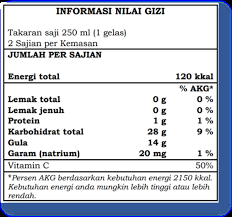
#> input picture test_files/test_gizi_3.png, 232 x 217 px
$ python -i app_text.py   (imports and definitions only)
#> lines starting #> are read from the running program, lines starting #| are printed output that depends on the picture; after the words box and inside, x2 and y2 are one past the last pixel; in counts of white or black regions, pixels touching at a corner belong together
from paddleocr import PaddleOCR
from pathlib import Path
import json
import csv
import re
import cv2
import numpy as np

# ---------------------------------------------------------------------------
# OCR setup
# ---------------------------------------------------------------------------
# [7 lines that did not run here, left out]


def preprocess_for_ocr(image_path: Path, output_dir: Path) -> Path:
    """Preprocess input image to improve OCR detection/recognition quality."""
    image = cv2.imread(str(image_path))
#> image is the input picture: shape (217, 232, 3); mean B, G, R 216.8, 206, 201.1
    if image is None:
        raise FileNotFoundError(f"Cannot read image: {image_path}")

    # Upscale small images so thin characters become easier to detect.
    h, w = image.shape[:2]
#> h = 217; w = 232
    scale = 1.8 if max(h, w) < 1400 else 1.25
#> scale = 1.8
    resized = cv2.resize(
        image,
        (int(w * scale), int(h * scale)),
        interpolation=cv2.INTER_CUBIC,
    )
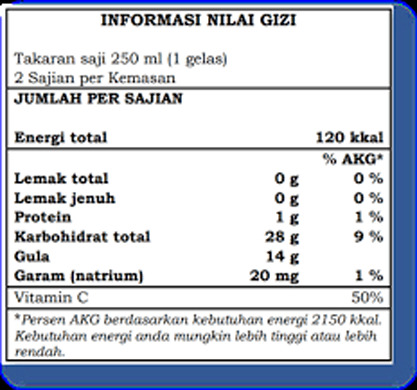
#> resized: shape (390, 417, 3); mean B, G, R 216, 205.3, 200.4

    gray = cv2.cvtColor(resized, cv2.COLOR_BGR2GRAY)

    # Preserve edges while reducing camera/compression noise.
    denoised = cv2.bilateralFilter(gray, d=7, sigmaColor=50, sigmaSpace=50)
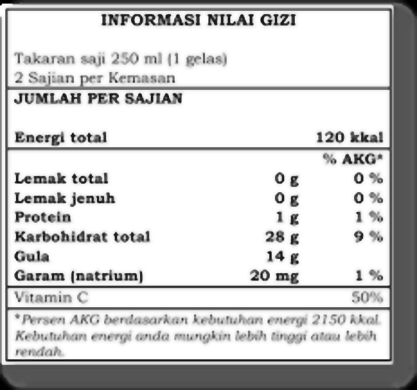
#> denoised: shape (390, 417); min 0, max 255, mean 205.8

    # Boost local contrast to make faded print more legible.
    clahe = cv2.createCLAHE(clipLimit=2.5, tileGridSize=(8, 8))
    contrast = clahe.apply(denoised)

    # Adaptive threshold works better than global threshold for uneven lighting.
    binarized = cv2.adaptiveThreshold(
        contrast,
        255,
        cv2.ADAPTIVE_THRESH_GAUSSIAN_C,
        cv2.THRESH_BINARY,
        31,
        11,
    )
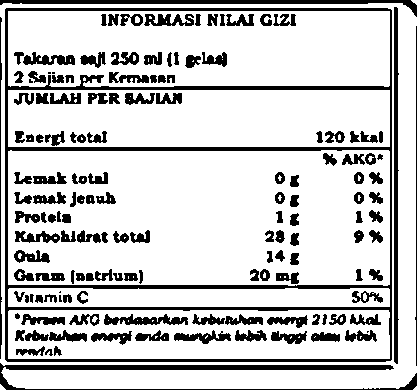
#> binarized: shape (390, 417); 79.5% white; 150 black regions (6 under 20 px), largest, box (x1, y1, x2, y2) and area: (5, 8, 392, 362) 9655, (0, 363, 417, 390) 2613, (0, 0, 417, 17) 1685

    # Light morphology to connect broken character strokes.
    kernel = np.ones((2, 2), np.uint8)
    processed = cv2.morphologyEx(binarized, cv2.MORPH_CLOSE, kernel, iterations=1)
#> processed: shape (390, 417); 79.7% white; 183 black regions (9 under 20 px), largest, box (x1, y1, x2, y2) and area: (6, 9, 393, 363) 9653, (0, 0, 417, 17) 2090, (6, 366, 394, 371) 1927

    preprocessed_path = output_dir / f"{image_path.stem}_preprocessed.png"
    cv2.imwrite(str(preprocessed_path), processed)
    return preprocessed_path

BASE_DIR = Path(__file__).resolve().parents[1]
input_image = BASE_DIR / "test_files" / "test_gizi_3.png"
output_dir = BASE_DIR / "output"
# [1 line not run here, left out]
preprocessed_image = preprocess_for_ocr(input_image, output_dir)


def run_ocr_extract_nutrition(source_image: Path, output_dir: Path):
    """Run OCR for one source image and return extracted nutrition + diagnostics."""
    output = list(ocr.predict(str(source_image)))

    all_nutrition = []
    all_scores = []

    for res in output:
        res.save_to_json(str(output_dir))

        rec_texts = []
        rec_scores = []
        rec_polys = []

        result_data = getattr(res, "res", None)
        if isinstance(result_data, dict):
            rec_texts = result_data.get("rec_texts", [])
            rec_scores = result_data.get("rec_scores", [])
            rec_polys = result_data.get("rec_polys", []) or result_data.get("dt_polys", [])

        # Fallback: read generated JSON for this specific source image.
        if not rec_texts:
            json_path = output_dir / f"{source_image.stem}_res.json"
            if json_path.exists():
                with json_path.open("r", encoding="utf-8") as f:
                    payload = json.load(f)
                rec_texts = payload.get("rec_texts", [])
                rec_scores = payload.get("rec_scores", [])
                rec_polys = payload.get("rec_polys", []) or payload.get("dt_polys", [])

        if not rec_scores:
            rec_scores = [1.0] * len(rec_texts)
        if not rec_polys:
            rec_polys = [
                [[0, i * 100], [100, i * 100], [100, i * 100 + 50], [0, i * 100 + 50]]
                for i in range(len(rec_texts))
            ]

        rows = group_into_rows(rec_polys, rec_texts, rec_scores)
        nutrition = extract_nutrition_wide(rows)
        all_nutrition.append(nutrition)
        all_scores.extend(rec_scores)

    # Keep best page for single-image usage by maximizing non-empty extracted values.
    best_nutrition = {}
    best_non_empty = -1
    for nutrition in all_nutrition:
        non_empty = sum(1 for v in nutrition.values() if str(v).strip())
        if non_empty > best_non_empty:
            best_non_empty = non_empty
            best_nutrition = nutrition

    avg_score = (sum(all_scores) / len(all_scores)) if all_scores else 0.0
    return {
        "nutrition": best_nutrition,
        "avg_score": avg_score,
        "non_empty": best_non_empty,
    }


# [18 lines left out: functions candidate_rank, _bbox_center_y, not called in this run]


def _bbox_left_x(poly):
    """Return the leftmost x coordinate of a 4-point polygon."""
    return min(p[0] for p in poly)


# [49 lines left out: functions _bbox_height, group_into_rows, not called in this run]


# ---------------------------------------------------------------------------
# Helpers - nutrition extraction (wide CSV format)
# ---------------------------------------------------------------------------

# Standardized nutrient column names and their keyword patterns for matching.
# Order matters: first match wins. Patterns are checked against the merged
# row text (lowercased).
NUTRIENT_PATTERNS = [
    ("Takaran Saji",          [r"takaran\s*saji"]),
    ("Sajian per Kemasan",    [r"sajian\s*per\s*kemasan", r"per\s*kemasan"]),
    ("Energi Total",          [r"energi\s*total"]),
    ("Energi dari Lemak Jenuh", [r"energi\s*dari\s*lemak\s*jenuh"]),
    ("Energi dari Lemak",     [r"energi\s*dari\s*lemak"]),
    ("Lemak Trans",           [r"lemak\s*trans"]),
    ("Lemak Tidak Jenuh Tunggal", [r"lemak\s*tidak\s*jenuh\s*tunggal"]),
    ("Lemak Tidak Jenuh Ganda",   [r"lemak\s*tidak\s*jenuh\s*ganda"]),
    ("Lemak Jenuh",           [r"lemak\s*jenuh"]),
    ("Lemak Total",           [r"lemak\s*total"]),
    ("Kolesterol",            [r"kolesterol"]),
    ("Protein",               [r"protein"]),
    ("Karbohidrat Total",     [r"karbohidrat\s*total"]),
    ("Serat Pangan",          [r"serat\s*pangan", r"serat"]),
    ("Gula Total",            [r"gula\s*total"]),
    ("Gula",                  [r"gula"]),
    ("Sukrosa",               [r"sukrosa"]),
    ("Natrium",               [r"natrium", r"garam.*natrium", r"garam"]),
    ("Vitamin D",             [r"vitamin\s*d"]),
    ("Vitamin E",             [r"vitamin\s*e"]),
    ("Vitamin B1",            [r"vitamin\s*b1"]),
    ("Vitamin B2",            [r"vitamin\s*b2"]),
    ("Vitamin B3",            [r"vitamin\s*b3"]),
    ("Vitamin B6",            [r"vitamin\s*b6"]),
    ("Vitamin B12",           [r"vitamin\s*b12"]),
    ("Vitamin C",             [r"vitamin\s*c"]),
    ("Vitamin A",             [r"vitamin\s*a"]),
    ("Kalium",                [r"kalium"]),
    ("Kalsium",               [r"kalsium"]),
    ("Fosfor",                [r"fosfor"]),
    ("Magnesium",             [r"magnesium"]),
    ("Zat Besi",              [r"zat\s*besi"]),
    ("Zink",                  [r"zink"]),
    ("Selenium",              [r"selenium"]),
]

# Rows whose merged text matches any of these patterns are skipped entirely
# (headers, footers, disclaimers).
SKIP_PATTERNS = [
    r"informasi\s*nilai\s*gizi",
    r"jumlah\s*per\s*sajian",
    r"persen\s*akg",
    r"\*persen",
    r"kebutuhan\s*energi",
    r"berdasarkan",
    r"^%\s*akg",
]


# [31 lines left out: functions _extract_numeric, _extract_serving_value, _extract_serving_count, _extract_numeric_from_token, not called in this run]


def _looks_like_percent_token(text):
    return bool(re.match(r"^\s*\d+(?:[\.,]\d+)?\s*%\s*$", text))


# [112 lines left out: functions _is_numeric_like_token, _find_key_boundary_index, _extract_aligned_value, extract_nutrition_wide, not called in this run]


# ---------------------------------------------------------------------------
# Run OCR candidates and choose best extraction
# ---------------------------------------------------------------------------
# [1 line that did not run here, left out]
# [1 line that did not run here, left out]

# [4 lines that did not run here, left out]

# [1 line that did not run here, left out]

# Keep result artifacts from the chosen source for easy visual inspection.
# [1 line that did not run here, left out]
# [1 line that did not run here, left out]
# [2 lines not run here, left out]


# ---------------------------------------------------------------------------
# Write output from best candidate
# ---------------------------------------------------------------------------
csv_path = output_dir / f"{input_image.stem}.csv"

# [1 line that did not run here, left out]
# [1 line that did not run here, left out]

# [13 lines not run here, left out]

>>> result = preprocess_for_ocr('../test_files/test_gizi_1.png', 'out.png')
#> call 2 of preprocess_for_ocr, with image_path = '../test_files/test_gizi_1.png', output_dir = 'out.png'
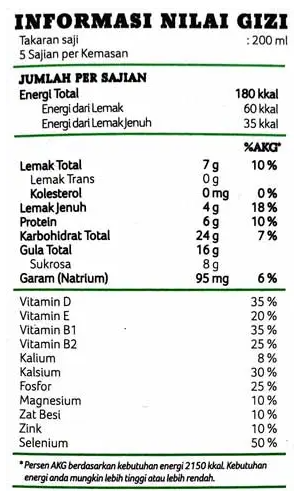
#> input picture test_files/test_gizi_1.png, 300 x 498 px
#> in preprocess_for_ocr, image is the input picture: shape (498, 300, 3); mean B, G, R 226, 227.8, 225.9
#> in preprocess_for_ocr (call 2), `contrast = clahe.apply(denoised)`:
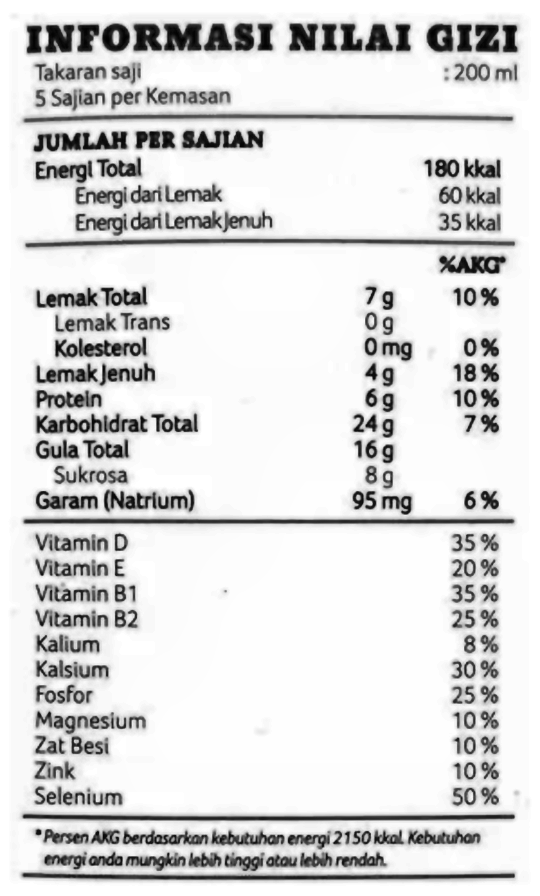
#> contrast: shape (896, 540); min 1, max 255, mean 219.6
#> in preprocess_for_ocr (call 2), `binarized = cv2.adaptiveThreshold( contrast, 255, cv2.ADAPTIVE_THRESH_..`:
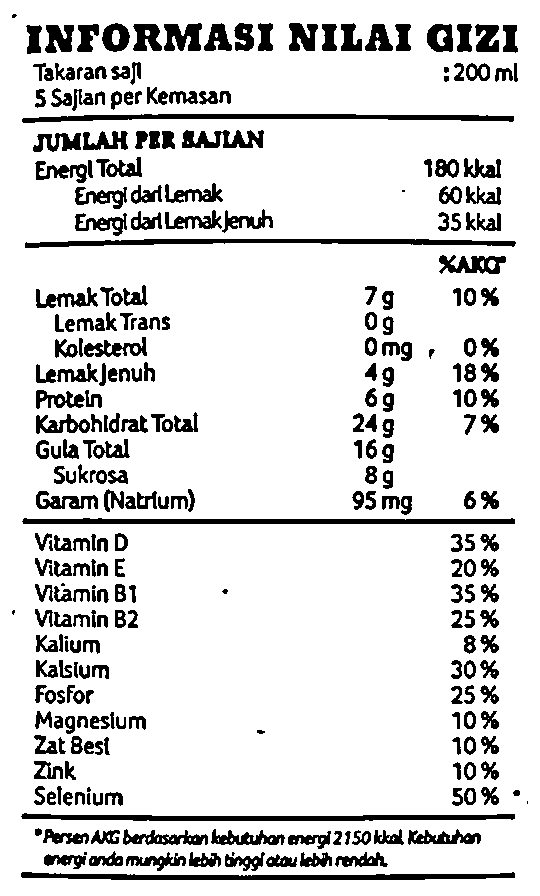
#> binarized: shape (896, 540); 86.5% white; 298 black regions (10 under 20 px), largest, box (x1, y1, x2, y2) and area: (21, 872, 515, 880) 2508, (22, 518, 515, 524) 2476, (21, 813, 515, 821) 2473
#> in preprocess_for_ocr (call 2), `processed = cv2.morphologyEx(binarized, cv2.MORPH_CLOSE, kernel, itera..`:
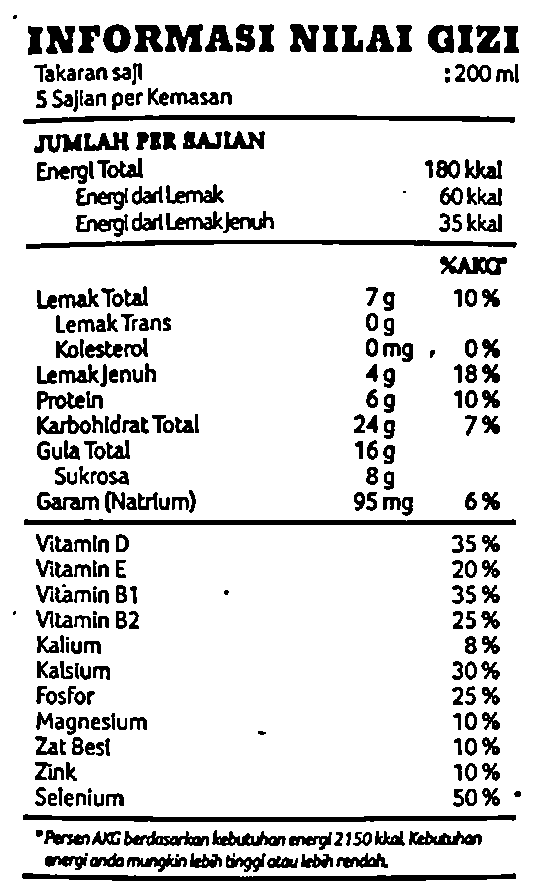
#> processed: shape (896, 540); 86.5% white; 314 black regions (11 under 20 px), largest, box (x1, y1, x2, y2) and area: (22, 873, 516, 881) 2506, (24, 519, 516, 525) 2475, (23, 814, 516, 822) 2472
#> (the run stopped early here; a loop or call above may not have finished)
